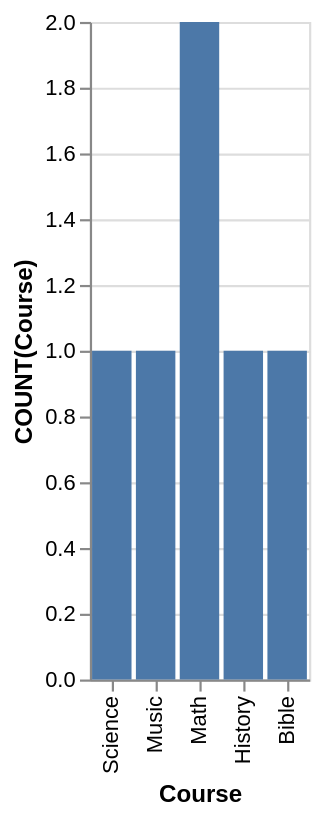

This figure's Vega-Lite source:
### Vega-Lite specification from a JSON file in a GitHub repository (floating-point values rounded to 4 significant figures)
{"data": {"values": [{"x_data": "Bible", "y_data": 1}, {"x_data": "History", "y_data": 1}, {"x_data": "Math", "y_data": 2}, {"x_data": "Music", "y_data": 1}, {"x_data": "Science", "y_data": 1}]}, "mark": "bar", "encoding": {"x": {"field": "x_data", "type": "nominal", "title": "Course", "sort": "descending"}, "y": {"field": "y_data", "type": "quantitative", "title": "COUNT(Course)"}}}
